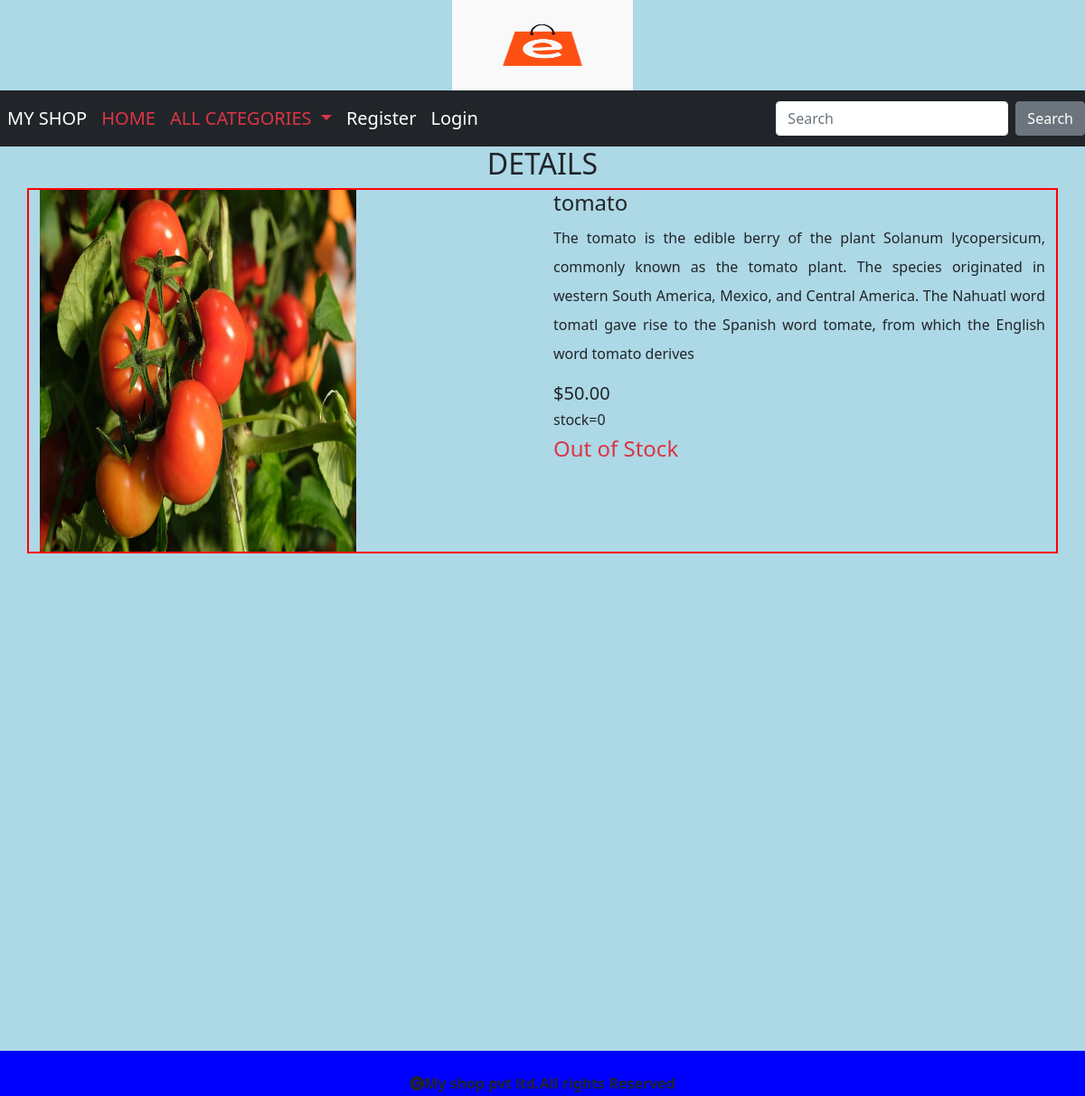
The app's page /detail/2 with its own data.
### shop/models.py (models this page shows, shortened)
class Product(models.Model):
    name=models.CharField(max_length=20)
    desc=models.TextField()
    image=models.ImageField(upload_to='shop/images',null=True,blank=True)
    price=models.DecimalField(max_digits=10,decimal_places=2)
    stock=models.IntegerField()
    available=models.BooleanField(default=True)
    created=models.DateTimeField(auto_now_add=True)   #only one time when we created a new record
    updated=models.DateTimeField(auto_now_add=True) #everytime when we update record
    category=models.ForeignKey(Category,on_delete=models.CASCADE)

### shop/views.py (the view)
# urls.py: path('detail/<int:p>',views.showdetails,name="details"),
def showdetails(request,p):
     p=Product.objects.get(id=p)
     return render(request,'detail.html',{'p':p})

### cart/context_processors.py (called while the page is built, shortened)
def total(request):
    count=0
    return {'count':count}

### shop/context_processors.py (called while the page is built)
def links(request):
    c=Category.objects.all()
    return{'links':c}

### templates/detail.html
{% extends 'base.html' %}
{% load static %}
{% block content %}
<center>
    <h2>DETAILS</h2>
</center>
<div class="container mt-2" style="border:2px solid red;">
    <div class="row">
        <div class="col-sm-6 ">
            <img src="{{p.image.url}}" height="400px" width="350px">
        </div>
        <div class="col-sm-6 " >
            <h4>{{p.name}}</h4>
            <p style="text-align:justify;line-height:2;text-info;">{{p.desc}}</p>
            <h5>${{p.price}}</h5>
            <h6>stock={{p.stock}}</h6>
            {% if user.is_superuser == True %}
            {% if p.stock > 0 %}
            <h4 class="text-success">Product in stock</h4>
            <a href="{% url 'admin:index' %}" class="btn btn-primary mt-4" style="width:300px;">Add stock</a>
            {% else %}
            <h4 class="text-success">Product Out of stock</h4>
            <a href="{% url 'admin:index' %}" class="btn btn-primary mt-4" style="width:300px;">Add stock</a>
            {% endif %}
            {% else %}
            {% if p.stock > 0 %}
            <a href="{% url 'cart:addtocart' p.id %}" class='btn btn-danger mt-4' style="width:200px;">ADD TO CART</a>
            {% else %}
            <h4 class="text-danger">Out of Stock</h4>
            {% endif %}
            {% endif %}
        </div>
    </div>
</div>
{% endblock %}

### static/css/style.css (style rules this page uses)
body { background-color:lightblue; }

### records on screen
Product: image (picture), name "tomato", desc "The tomato is the edible berry of the plant Solanum lycopersicum, commonly known as the tomato plant. The species originated in western South America, Mexico, and Central America. The Nahuatl word tomatl gave rise to the Spanish word tomate, from which the English word tomato derives", price "50.00", stock "0"
